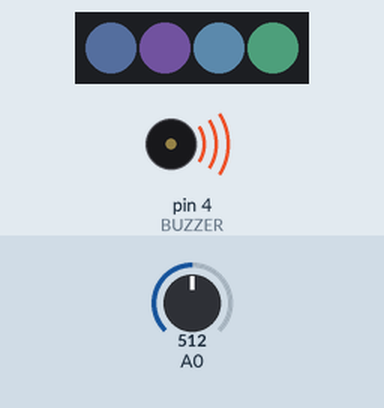
Simulated run of this sketch. Board: Arduino Uno, built with avr-gcc and run on an emulated ATmega328P. On the bench: 4 RGB LEDs in strip order, left to right, buzzer (waves = sounding). The inputs (shaded band) are chosen by the test bench; at power-on: A0 = 512. Dim RGB values are drawn brighter than linear; what the sketch prints to the serial monitor is not drawn.

Above: at 0.16 s.
At 30.44 s:
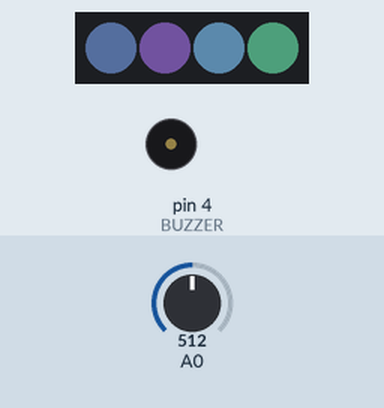
Timing chart, 0 to 31.2 s (numbered marks = the images above):
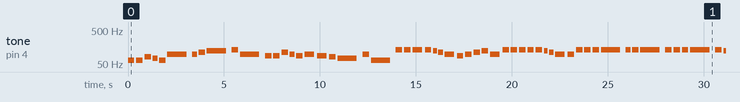

The sketch:

Project.ino
```cpp
#include <Adafruit_NeoPixel.h>

// #define LIGHT 0
#define BUZZER 4
#define NUMPIXELS 4
#define LED 5

#define NOTE_B1  62
#define NOTE_C2  65
#define NOTE_D2  73
#define NOTE_E2  82
#define NOTE_F2  87
#define NOTE_G2  98
#define NOTE_A2  110
#define NOTE_B2  123
#define NOTE_C3  131
#define NOTE_D3  133
#define NOTE_E3  165
#define NOTE_F3  175
#define NOTE_G3  196
#define NOTE_A3  220
#define NOTE_B3  247
#define NOTE_C4  262
#define NOTE_D4  294
#define NOTE_D5  311
#define NOTE_E4  330
#define NOTE_F4  349
#define NOTE_G4  392
#define NOTE_A4  440
#define NOTE_B4  494
#define NOTE_C5  523

Adafruit_NeoPixel pixels(NUMPIXELS, LED, NEO_GRB + NEO_KHZ800);

int brightscale[] = {NOTE_C3, NOTE_D3, NOTE_E3, NOTE_F3, NOTE_G3, NOTE_A3, NOTE_B3, NOTE_C4, NOTE_D4, NOTE_D5, NOTE_E4, NOTE_F4, NOTE_G4, NOTE_A4, NOTE_B4, NOTE_C5};
int brightmelody[] = { 7, 9, 9, 9, 7, 9, 7, 9, 9, 9, 11, 9, 14, 12, 12, 12, 12, 12, 12, 12, 11, 11, 11, 9, 11, 8, 8, 9, 9, 11, 11, 12, 13, 10, 9, 15, 15, 15, 15, 13, 15, 14};
int brightdurations[] = { 6, 6, 6, 3, 6, 3, 6, 6, 6, 3, 6, 3, 6, 6, 3, 6, 6, 3, 6, 6, 3, 4, 6, 3, 6, 6, 6, 6, 6, 6, 6, 4, 4, 4, 6, 6, 6, 4, 5, 4, 2, 6, 6};
int brightnoteLength = sizeof(brightmelody) / sizeof(int);

int darkscale[] = {NOTE_B1, NOTE_C2, NOTE_D2, NOTE_E2, NOTE_F2, NOTE_G2, NOTE_A2, NOTE_B2, NOTE_C3, NOTE_D3, NOTE_D4, NOTE_E3, NOTE_F3, NOTE_G3, NOTE_A3, NOTE_B3, NOTE_C4};
int darkmelody[] = {1, 1, 3, 2, 1, 5, 5, 6, 7, 8, 5, 4, 4, 6, 5, 4, 5, 4, 3, 2, 5, 1, 8, 8, 8, 8, 7, 6, 5, 4, 5, 6, 7, 5, 8, 8, 8, 8, 8, 7, 6, 5, 5, 9, 9, 8, 9, 8, 9, 9, 9, 9, 9, 8, 8, 7, 8, 9, 9, 5, 8, 9, 9, 9, 9, 9, 8, 8, 7, 8, 9, 9, 5};
int darkdurations[] = {3, 3, 3, 4, 3, 1, 4, 3, 1, 3, 1, 3, 3, 3, 4, 3, 2, 2, 3, 1, 3, 1, 3, 3, 2, 3, 5, 4, 2, 3, 3, 3, 3, 2, 3, 3, 3, 3, 3, 5, 4, 2, 3, 3, 3, 3, 1, 4, 3, 1, 3, 3, 3, 1, 3, 2, 3, 3, 3, 2, 3, 1, 3, 3, 3, 1, 3, 2, 3, 3, 3, 1};
int darknoteLength = sizeof(darkmelody) / sizeof(int);

void setup() {
  Serial.begin(9600);
  pixels.begin();
  pinMode(BUZZER, OUTPUT);

}

void loop() {
    int inputValue = analogRead(A0);
      Serial.println(inputValue);
    if (inputValue > 400 ) {
      Serial.println("어두워요");

      pixels.setPixelColor(0, pixels.Color(16, 21, 30));
      pixels.setPixelColor(1, pixels.Color(22, 16, 31));
      pixels.setPixelColor(2, pixels.Color(26, 39, 49));
      pixels.setPixelColor(3, pixels.Color(15, 31, 24));
      pixels.show();

      for (int thisNote = 0; thisNote < darknoteLength; thisNote++) {
        int duration = 1000 / darkdurations[thisNote];
        tone(BUZZER, darkscale[darkmelody[thisNote]], duration);
        int pause = duration * 1.30;
        delay(pause);
        noTone(BUZZER);
      }
    }
    else if (inputValue > 200) {
      Serial.println("밝아요");

      pixels.setPixelColor(0, pixels.Color(190, 128, 232));
      pixels.setPixelColor(1, pixels.Color(248, 143, 160));
      pixels.setPixelColor(2, pixels.Color(100, 89, 36));
      pixels.setPixelColor(3, pixels.Color(167, 214, 244));
      pixels.show();

      for (int thisNote = 0; thisNote < brightnoteLength; thisNote++) {
        int duration = 1000 / brightdurations[thisNote];
        tone(BUZZER, brightscale[brightmelody[thisNote]], duration);
        int pause = duration * 1.30;
        delay(pause);
        noTone(BUZZER);
      }
    }
    delay(5000); // 추가 대기 시간
    pixels.clear();
    Serial.println("off");
}
```

Measured:
- by itself, tone on pin 4 (BUZZER): plays 65 Hz for 0.33 s, 65 Hz for 0.33 s, 82 Hz for 0.33 s, 73 Hz for 0.25 s, 65 Hz for 0.33 s, 98 Hz for 1.0 s … (208 notes in this stretch)
